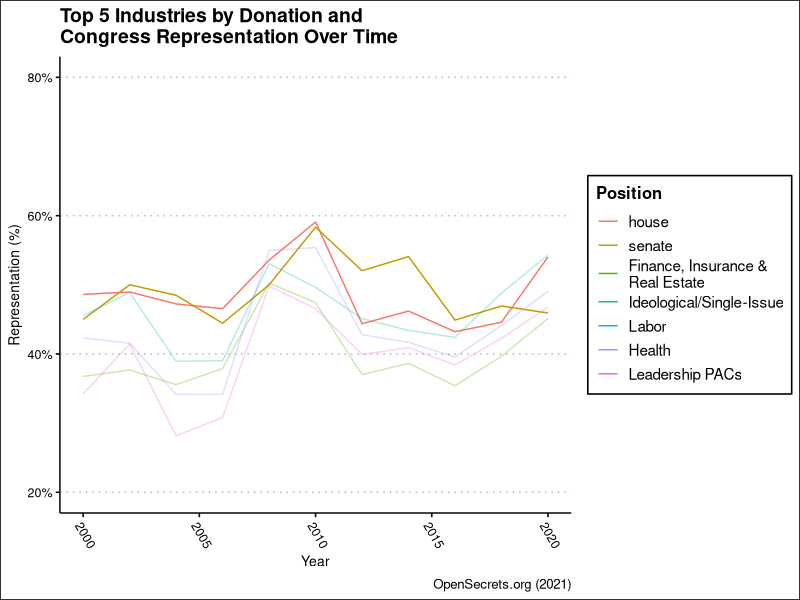

The R script that drew this image:
## ---- chunk 1
library(tidyverse)
library(ggthemes)
knitr::opts_chunk$set(echo = FALSE, warning = FALSE, message = FALSE)
## ---- chunk 2
house_senate_data = read_csv("../data/house_senate.csv")

house_senate_clean_data = house_senate_data %>% 
  pivot_longer(cols = -year, names_to = "position", values_to = "seats") %>% 
  mutate(
    party = gsub("\\_.*", "", position),
    pos_type = gsub(".*\\_", "", substr(position, 1, nchar(position)-2))
  ) %>% 
  group_by(pos_type, year) %>% 
  summarize(party = party,
            seat_total = seats,
            seats = seats / sum(seats),
            .groups = "drop")
## ---- chunk 3
industry_data = read_csv("../data/industry_donation_data/clean_data.csv")

industry_clean_data = industry_data %>% 
  mutate(dem_percent = dem / total,
         repub_percent = repub / total)

## ---- chunk 4
industry_clean_data = industry_clean_data %>% 
  mutate(industry_name = stringr::str_wrap(industry_name, 20))
  

top_5_donate_industries = industry_clean_data %>%
  group_by(industry_name) %>%
  summarize(t = sum(total), .groups = "drop") %>%
  arrange(desc(t)) %>%
  slice(1:5) %>%
  pull(industry_name)

top_5_industry_data_bound = rbind(industry_clean_data %>% 
  filter(industry_name %in% top_5_donate_industries) %>% 
  rename(
    democratic = dem_percent,
    republican = repub_percent,
    pos_type = industry_name
  ) %>% 
  pivot_longer(cols = c(democratic, republican),
               names_to = "party",
               values_to = "seats") %>% 
    select(pos_type, year, party, seats),
  house_senate_clean_data %>% 
    select(pos_type, year, party, seats)) %>%
  filter(party == "democratic") %>%
  mutate(pos_type = factor(pos_type, levels = c(
    "house",
    "senate",
    top_5_donate_industries
  ))) %>% 
  arrange(pos_type) %>% 
  select(-party)

## ---- chunk 5
ggplot(top_5_industry_data_bound, aes(x=year, y=seats, color=pos_type, alpha = pos_type)) +
  geom_line() +
  theme_clean() +
  scale_alpha_manual(values = c(1,1,.3,.3,.3,.3,.3)) +
  theme(axis.text.x = element_text(angle=-60, hjust=0)) +
  labs(title = "Top 5 Industries by Donation and\nCongress Representation Over Time",
       x = "Year",
       y = "Representation (%)",
       color = "Position",
       caption = "OpenSecrets.org (2021)") +
  scale_y_continuous(labels = scales::percent_format(accuracy=1),
                     limits = c(.2, .8)) +
  guides(alpha = "none")
  
